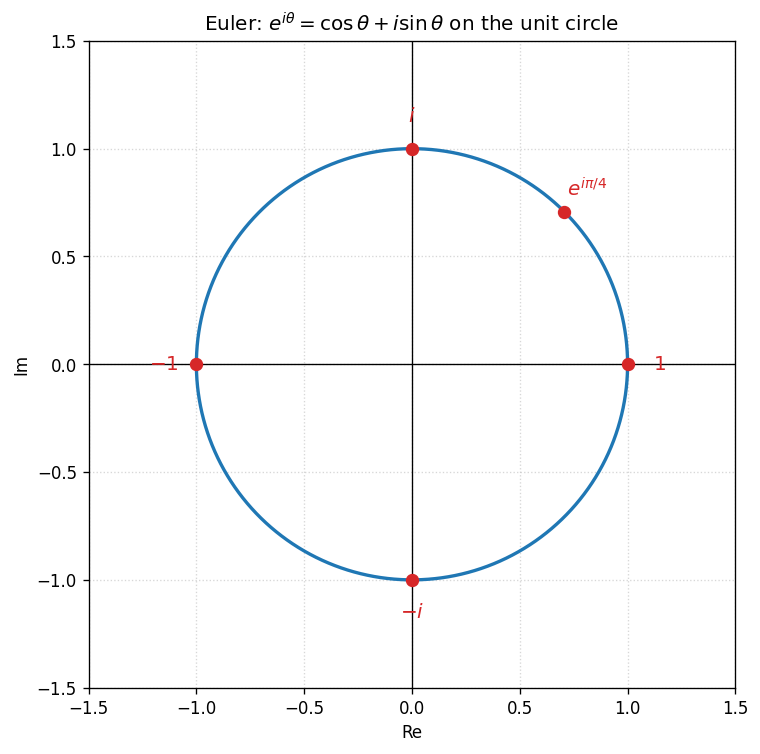

This figure's Python source:
"""fig10 — the unit circle traced by e^(iθ) as θ runs 0 → 2π."""
import numpy as np
from _helpers import new_axes, save_and_show

fig, ax = new_axes(xlim=(-1.5, 1.5), ylim=(-1.5, 1.5),
                   title=r"Euler: $e^{i\theta} = \cos\theta + i\sin\theta$ on the unit circle")

t = np.linspace(0, 2 * np.pi, 400)
ax.plot(np.cos(t), np.sin(t), color="C0", lw=2)

# mark canonical angles
specials = {0: "1",
            np.pi / 4: r"$e^{i\pi/4}$",
            np.pi / 2: r"$i$",
            np.pi: r"$-1$",
            3 * np.pi / 2: r"$-i$"}

for th, lab in specials.items():
    x, y = np.cos(th), np.sin(th)
    ax.plot(x, y, "o", color="C3", markersize=7)
    ax.text(1.15 * x, 1.15 * y, lab, color="C3", fontsize=12,
            ha="center", va="center")

save_and_show(fig, "fig10_euler.png")
